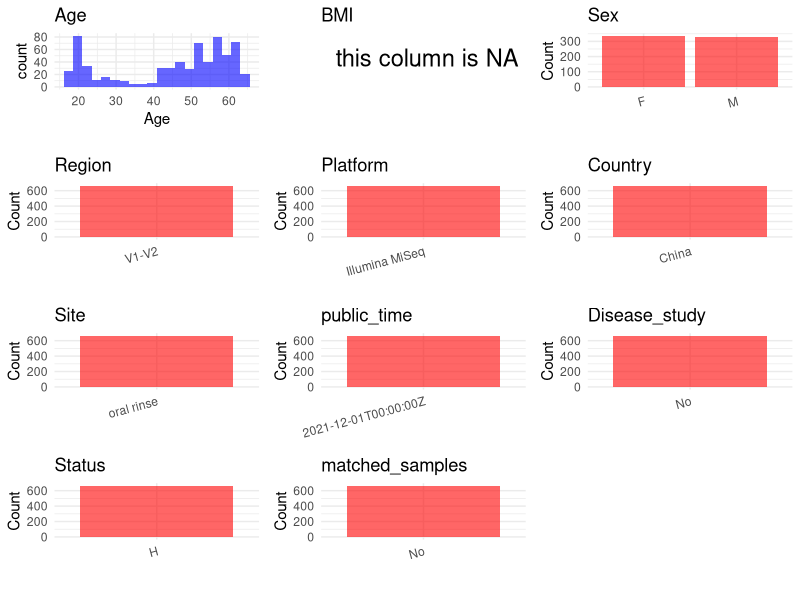

The R source for this figure: (Note: this script raises an error after producing the figure.)
## ---- chunk 1
# Load necessary libraries
library(dplyr)
library(ggplot2)
library(cowplot)
library(stringr)

# Set working directory (update this path to your local directory)
setwd("/home/hby/oral_project/PRJNA778006")

# Read the initial metadata files
initial_meta <- read.csv("SraRunTable.csv", header = T)

# Combine the two metadata files
# meta <- rbind(initial_meta, initial_meta1)

# Remove entries non-oral samples
# initial_meta <- subset(initial_meta,isolate %in% c("saliva","tongue coat"))

# Check the number of samples containing "HT" in Sample.Name (e.g., healthy controls)
# nrow(subset(meta, grepl("HT", Sample.Name)))

# Display the first few rows of the metadata
head(initial_meta)
## ---- chunk 2
# Create a uniform metadata dataframe
metadata <- data.frame(
  BioProject = initial_meta$BioProject,
  Run = initial_meta$Run,
  sample_name = initial_meta$Sample_Name,
  Sex = initial_meta$sex,
  Age = initial_meta$AGE,
  Platform = initial_meta$Instrument,
  Country = initial_meta$ETHNICITY,
  Site = initial_meta$env_medium,
  public_time = initial_meta$ReleaseDate,
  Status = initial_meta$health_state,
  BMI = NA,
  stringsAsFactors = FALSE
) %>%
  mutate(
    Status = case_when(
      Status == "healthy" ~ "H",
      TRUE ~ as.character(Status)
    ),
    Sex = case_when(
      Sex == "male" ~ "M",
      Sex == "female" ~ "F"
    )
  ) %>%
  # --- This is the new line to filter the rows ---
  filter(!grepl("ITS", sample_name))
## ---- chunk 3
# Add information obtained from the publication
metadata$Region <- "V1-V2"
metadata$matched_samples <- "No"
metadata$PCR_primers <- "27F-YM (5′-AGA GTT TGA TYM TGG CTC AG-3′) - 338R (5′-TGC TGC CTC CCG TAG GAG T-3′)"
metadata$title <- "Determinants and Interactions of Oral Bacterial and Fungal Microbiota in Healthy Chinese Adults"
metadata$Disease_study <- "No"
## ---- chunk 4
# Check the number of unique runs and sample names
print(paste("Number of unique runs:", length(unique(metadata$Run))))
print(paste("Number of unique sample names:", length(unique(metadata$sample_name))))
## ---- chunk 5
# Select columns for visualization
plot_data <- metadata %>%
  select(-BioProject, -Run, -sample_name, -title)

# Function to create simple plots for each column
create_simple_plots <- function(data) {
  plots <- list()

  for (col in colnames(data)) {
    # Check if the column is all NA
    if (all(is.na(data[[col]]))) {
      # Create an empty plot with text indicating all NA
      p <- ggplot() +
        annotate("text", x = 0.5, y = 0.5, label = "this column is NA", size = 6) +
        labs(title = col) +
        theme_void()
    } else if (is.numeric(data[[col]])) {
      # Numeric variable: histogram
      p <- ggplot(data, aes(x = .data[[col]])) +
        geom_histogram(fill = "blue", alpha = 0.6, bins = 20, na.rm = TRUE) +
        labs(title = col) +
        theme_minimal()
    } else {
      # Categorical variable: bar plot (remove NA values)
      count_data <- as.data.frame(table(data[[col]], useNA = "ifany"))
      p <- ggplot(count_data, aes(x = reorder(Var1, -Freq), y = Freq)) +
        geom_col(fill = "red", alpha = 0.6) +
        labs(title = col, x = NULL, y = "Count") +
        theme_minimal() +
        theme(axis.text.x = element_text(angle = 15, hjust = 1))
    }
    plots[[col]] <- p
  }

  return(plots)
}

# Generate and arrange plots
plots <- create_simple_plots(plot_data)
p <- plot_grid(plots$Age,
  plots$BMI,
  plots$Sex,
  plots$Region,
  plots$Platform,
  plots$Country,
  plots$Site,
  plots$public_time,
  plots$Disease_study,
  plots$Status,
  plots$matched_samples, # add
  ncol = 3, align = "hv", axis = "lb"
)
ggsave("Metadata_Summary.png", plot = p, width = 8, height = 6, dpi = 150)
## ---- chunk 6
knitr::include_graphics("Metadata_Summary.png")
## ---- chunk 7
# Reorder columns to match the desired format
metadata <- metadata[, c(
  "BioProject", "Run", "sample_name", "Age", "BMI", "Sex",
  "Region", "Platform", "Country", "Site", "public_time",
  "PCR_primers", "title", "Disease_study", "Status", "matched_samples"
)]

# Export the uniform metadata to a CSV file
write.csv(metadata, file = "metadata.csv", quote = FALSE)
head(metadata)
